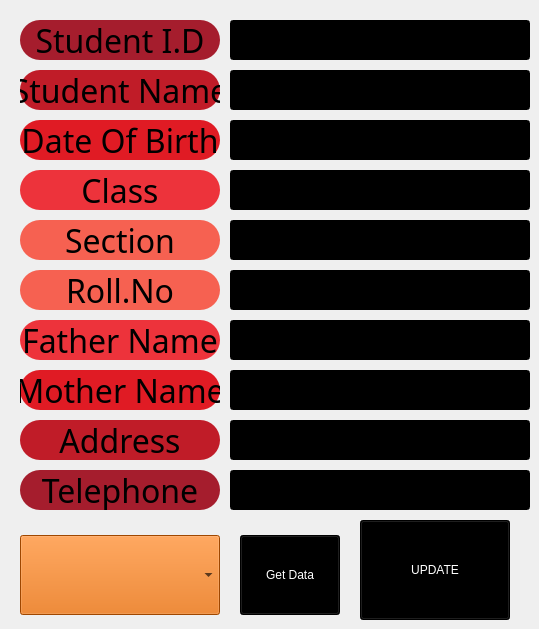
      <widget class="QWidget" name="tab_22">
       <attribute name="title">
        <string>Update.U.</string>
       </attribute>
       <widget class="QLabel" name="rclassu">
        <property name="geometry">
         <rect>
          <x>20</x>
          <y>170</y>
          <width>200</width>
          <height>40</height>
         </rect>
        </property>
        <property name="font">
         <font>
          <family>Ubuntu Condensed</family>
          <pointsize>24</pointsize>
          <weight>9</weight>
          <italic>false</italic>
          <bold>false</bold>
         </font>
        </property>
        <property name="styleSheet">
         <string notr="true">font: 75 24pt &quot;Ubuntu Condensed&quot;;
color: rgb(0, 0, 0);
border-radius:20px;
background-color: rgb(237, 51, 59);
selection-color: rgb(255, 255, 255);</string>
        </property>
        <property name="text">
         <string>Class</string>
        </property>
        <property name="alignment">
         <set>Qt::AlignCenter</set>
        </property>
       </widget>
       <widget class="QLineEdit" name="address_zuaj">
        <property name="geometry">
         <rect>
          <x>230</x>
          <y>420</y>
          <width>300</width>
          <height>40</height>
         </rect>
        </property>
        <property name="styleSheet">
         <string notr="true">color: rgb(255, 255, 255);
background-color: rgb(0, 0, 0);
font: 75 20pt &quot;Ubuntu Condensed&quot;;</string>
        </property>
        <property name="alignment">
         <set>Qt::AlignCenter</set>
        </property>
       </widget>
       <widget class="QLineEdit" name="date_of_birth_zuaj">
        <property name="geometry">
         <rect>
          <x>230</x>
          <y>120</y>
          <width>300</width>
          <height>40</height>
         </rect>
        </property>
        <property name="styleSheet">
         <string notr="true">color: rgb(255, 255, 255);
background-color: rgb(0, 0, 0);
font: 75 20pt &quot;Ubuntu Condensed&quot;;</string>
        </property>
        <property name="alignment">
         <set>Qt::AlignCenter</set>
        </property>
       </widget>
       <widget class="QLineEdit" name="mother_name_zuaj">
        <property name="geometry">
         <rect>
          <x>230</x>
          <y>370</y>
          <width>300</width>
          <height>40</height>
         </rect>
        </property>
        <property name="styleSheet">
         <string notr="true">color: rgb(255, 255, 255);
background-color: rgb(0, 0, 0);
font: 75 20pt &quot;Ubuntu Condensed&quot;;</string>
        </property>
        <property name="alignment">
         <set>Qt::AlignCenter</set>
        </property>
       </widget>
       <widget class="QLabel" name="rstudentnameu">
        <property name="geometry">
         <rect>
          <x>20</x>
          <y>70</y>
          <width>200</width>
          <height>40</height>
         </rect>
        </property>
        <property name="font">
         <font>
          <family>Ubuntu Condensed</family>
          <pointsize>24</pointsize>
          <weight>9</weight>
          <italic>false</italic>
          <bold>false</bold>
         </font>
        </property>
        <property name="styleSheet">
         <string notr="true">font: 75 24pt &quot;Ubuntu Condensed&quot;;
color: rgb(0, 0, 0);
border-radius:20px;
background-color: rgb(192, 28, 40);
selection-color: rgb(255, 255, 255);</string>
        </property>
        <property name="text">
         <string>Student Name</string>
        </property>
        <property name="alignment">
         <set>Qt::AlignCenter</set>
        </property>
       </widget>
       <widget class="QLineEdit" name="student_name_zuaj">
        <property name="geometry">
         <rect>
          <x>230</x>
          <y>70</y>
          <width>300</width>
          <height>40</height>
         </rect>
        </property>
        <property name="styleSheet">
         <string notr="true">color: rgb(255, 255, 255);
background-color: rgb(0, 0, 0);
font: 75 20pt &quot;Ubuntu Condensed&quot;;</string>
        </property>
        <property name="alignment">
         <set>Qt::AlignCenter</set>
        </property>
       </widget>
       <widget class="QLabel" name="rfathernameu">
        <property name="geometry">
         <rect>
          <x>20</x>
          <y>320</y>
          <width>200</width>
          <height>40</height>
         </rect>
        </property>
        <property name="font">
         <font>
          <family>Ubuntu Condensed</family>
          <pointsize>24</pointsize>
          <weight>9</weight>
          <italic>false</italic>
          <bold>false</bold>
         </font>
        </property>
        <property name="styleSheet">
         <string notr="true">font: 75 24pt &quot;Ubuntu Condensed&quot;;
color: rgb(0, 0, 0);
border-radius:20px;
background-color: rgb(237, 51, 59);
selection-color: rgb(255, 255, 255);</string>
        </property>
        <property name="text">
         <string>Father Name</string>
        </property>
        <property name="alignment">
         <set>Qt::AlignCenter</set>
        </property>
       </widget>
       <widget class="QLineEdit" name="father_name_zuaj">
        <property name="geometry">
         <rect>
          <x>230</x>
          <y>320</y>
          <width>300</width>
          <height>40</height>
         </rect>
        </property>
        <property name="styleSheet">
         <string notr="true">color: rgb(255, 255, 255);
background-color: rgb(0, 0, 0);
font: 75 20pt &quot;Ubuntu Condensed&quot;;</string>
        </property>
        <property name="alignment">
         <set>Qt::AlignCenter</set>
        </property>
       </widget>
       <widget class="QLabel" name="rtelephoneu">
        <property name="geometry">
         <rect>
          <x>20</x>
          <y>470</y>
          <width>200</width>
          <height>40</height>
         </rect>
        </property>
        <property name="font">
         <font>
          <family>Ubuntu Condensed</family>
          <pointsize>24</pointsize>
          <weight>9</weight>
          <italic>false</italic>
          <bold>false</bold>
         </font>
        </property>
        <property name="styleSheet">
         <string notr="true">font: 75 24pt &quot;Ubuntu Condensed&quot;;
color: rgb(0, 0, 0);
border-radius:20px;
background-color: rgb(165, 29, 45);
selection-color: rgb(255, 255, 255);</string>
        </property>
        <property name="text">
         <string>Telephone</string>
        </property>
        <property name="alignment">
         <set>Qt::AlignCenter</set>
        </property>
       </widget>
       <widget class="QLineEdit" name="telephone_zuaj">
        <property name="geometry">
         <rect>
          <x>230</x>
          <y>470</y>
          <width>300</width>
          <height>40</height>
         </rect>
        </property>
        <property name="styleSheet">
         <string notr="true">color: rgb(255, 255, 255);
background-color: rgb(0, 0, 0);
font: 75 20pt &quot;Ubuntu Condensed&quot;;</string>
        </property>
        <property name="alignment">
         <set>Qt::AlignCenter</set>
        </property>
       </widget>
       <widget class="QLabel" name="rdateofbirthu">
        <property name="geometry">
         <rect>
          <x>20</x>
          <y>120</y>
          <width>200</width>
          <height>40</height>
         </rect>
        </property>
        <property name="font">
         <font>
          <family>Ubuntu Condensed</family>
          <pointsize>24</pointsize>
          <weight>9</weight>
          <italic>false</italic>
          <bold>false</bold>
         </font>
        </property>
        <property name="styleSheet">
         <string notr="true">font: 75 24pt &quot;Ubuntu Condensed&quot;;
color: rgb(0, 0, 0);
border-radius:20px;
background-color: rgb(224, 27, 36);
selection-color: rgb(255, 255, 255);</string>
        </property>
        <property name="text">
         <string>Date Of Birth</string>
        </property>
        <property name="alignment">
         <set>Qt::AlignCenter</set>
        </property>
       </widget>
       <widget class="QLineEdit" name="class_zuaj">
        <property name="geometry">
         <rect>
          <x>230</x>
          <y>170</y>
          <width>300</width>
          <height>40</height>
         </rect>
        </property>
        <property name="styleSheet">
         <string notr="true">color: rgb(255, 255, 255);
background-color: rgb(0, 0, 0);
font: 75 20pt &quot;Ubuntu Condensed&quot;;</string>
        </property>
        <property name="alignment">
         <set>Qt::AlignCenter</set>
        </property>
       </widget>
       <widget class="QLabel" name="raddressu">
        <property name="geometry">
         <rect>
          <x>20</x>
          <y>420</y>
          <width>200</width>
          <height>40</height>
         </rect>
        </property>
        <property name="font">
         <font>
          <family>Ubuntu Condensed</family>
          <pointsize>24</pointsize>
          <weight>9</weight>
          <italic>false</italic>
          <bold>false</bold>
         </font>
        </property>
        <property name="styleSheet">
         <string notr="true">font: 75 24pt &quot;Ubuntu Condensed&quot;;
color: rgb(0, 0, 0);
border-radius:20px;
background-color: rgb(192, 28, 40);
selection-color: rgb(255, 255, 255);</string>
        </property>
        <property name="text">
         <string>Address</string>
        </property>
        <property name="alignment">
         <set>Qt::AlignCenter</set>
        </property>
       </widget>
       <widget class="QLabel" name="rmothernameu">
        <property name="geometry">
         <rect>
          <x>20</x>
          <y>370</y>
          <width>200</width>
          <height>40</height>
         </rect>
        </property>
        <property name="font">
         <font>
          <family>Ubuntu Condensed</family>
          <pointsize>24</pointsize>
          <weight>9</weight>
          <italic>false</italic>
          <bold>false</bold>
         </font>
        </property>
        <property name="styleSheet">
         <string notr="true">font: 75 24pt &quot;Ubuntu Condensed&quot;;
color: rgb(0, 0, 0);
border-radius:20px;
background-color: rgb(224, 27, 36);
selection-color: rgb(255, 255, 255);</string>
        </property>
        <property name="text">
         <string>Mother Name</string>
        </property>
        <property name="alignment">
         <set>Qt::AlignCenter</set>
        </property>
       </widget>
       <widget class="QLabel" name="rstudentidu">
        <property name="geometry">
         <rect>
          <x>20</x>
          <y>20</y>
          <width>200</width>
          <height>40</height>
         </rect>
        </property>
        <property name="font">
         <font>
          <family>Ubuntu Condensed</family>
          <pointsize>24</pointsize>
          <weight>9</weight>
          <italic>false</italic>
          <bold>false</bold>
         </font>
        </property>
        <property name="styleSheet">
         <string notr="true">font: 75 24pt &quot;Ubuntu Condensed&quot;;
color: rgb(0, 0, 0);
border-radius:20px;
background-color: rgb(165, 29, 45);
selection-color: rgb(255, 255, 255);</string>
        </property>
        <property name="text">
         <string>Student I.D</string>
        </property>
        <property name="alignment">
         <set>Qt::AlignCenter</set>
        </property>
       </widget>
       <widget class="QPushButton" name="btn_update_e1">
        <property name="geometry">
         <rect>
          <x>360</x>
          <y>520</y>
          <width>150</width>
          <height>100</height>
         </rect>
        </property>
        <property name="styleSheet">
         <string notr="true">background-color: rgb(0, 0, 0);
color: rgb(255, 255, 255);
font: 75 40pt &quot;Ubuntu Condensed&quot;;
</string>
        </property>
        <property name="text">
         <string>UPDATE</string>
        </property>
       </widget>
       <widget class="QLabel" name="rsectionu">
        <property name="geometry">
         <rect>
          <x>20</x>
          <y>220</y>
          <width>200</width>
          <height>40</height>
         </rect>
        </property>
        <property name="font">
         <font>
          <family>Ubuntu Condensed</family>
          <pointsize>24</pointsize>
          <weight>9</weight>
          <italic>false</italic>
          <bold>false</bold>
         </font>
        </property>
        <property name="styleSheet">
         <string notr="true">font: 75 24pt &quot;Ubuntu Condensed&quot;;
color: rgb(0, 0, 0);
border-radius:20px;
background-color: rgb(246, 97, 81);
selection-color: rgb(255, 255, 255);</string>
        </property>
        <property name="text">
         <string>Section</string>
        </property>
        <property name="alignment">
         <set>Qt::AlignCenter</set>
        </property>
       </widget>
       <widget class="QLabel" name="rrollnou">
        <property name="geometry">
         <rect>
          <x>20</x>
          <y>270</y>
          <width>200</width>
          <height>40</height>
         </rect>
        </property>
        <property name="font">
         <font>
          <family>Ubuntu Condensed</family>
          <pointsize>24</pointsize>
          <weight>9</weight>
          <italic>false</italic>
          <bold>false</bold>
         </font>
        </property>
        <property name="styleSheet">
         <string notr="true">font: 75 24pt &quot;Ubuntu Condensed&quot;;
color: rgb(0, 0, 0);
border-radius:20px;
background-color: rgb(246, 97, 81);
selection-color: rgb(255, 255, 255);</string>
        </property>
        <property name="text">
         <string>Roll.No</string>
        </property>
        <property name="alignment">
         <set>Qt::AlignCenter</set>
        </property>
       </widget>
       <widget class="QLineEdit" name="student_id_zuaj">
        <property name="geometry">
         <rect>
          <x>230</x>
          <y>20</y>
          <width>300</width>
          <height>40</height>
         </rect>
        </property>
        <property name="styleSheet">
         <string notr="true">color: rgb(255, 255, 255);
background-color: rgb(0, 0, 0);
font: 75 20pt &quot;Ubuntu Condensed&quot;;</string>
        </property>
        <property name="alignment">
         <set>Qt::AlignCenter</set>
        </property>
       </widget>
       <widget class="QLineEdit" name="section_zuaj">
        <property name="geometry">
         <rect>
          <x>230</x>
          <y>220</y>
          <width>300</width>
          <height>40</height>
         </rect>
        </property>
        <property name="styleSheet">
         <string notr="true">color: rgb(255, 255, 255);
background-color: rgb(0, 0, 0);
font: 75 20pt &quot;Ubuntu Condensed&quot;;</string>
        </property>
        <property name="text">
         <string/>
        </property>
        <property name="alignment">
         <set>Qt::AlignCenter</set>
        </property>
       </widget>
       <widget class="QLineEdit" name="roll_number_zuaj">
        <property name="geometry">
         <rect>
          <x>230</x>
          <y>270</y>
          <width>300</width>
          <height>40</height>
         </rect>
        </property>
        <property name="styleSheet">
         <string notr="true">color: rgb(255, 255, 255);
background-color: rgb(0, 0, 0);
font: 75 20pt &quot;Ubuntu Condensed&quot;;</string>
        </property>
        <property name="text">
         <string/>
        </property>
        <property name="alignment">
         <set>Qt::AlignCenter</set>
        </property>
       </widget>
       <widget class="QComboBox" name="student_combo_u">
        <property name="geometry">
         <rect>
          <x>20</x>
          <y>535</y>
          <width>200</width>
          <height>80</height>
         </rect>
        </property>
        <property name="styleSheet">
         <string notr="true">color: rgb(0, 0, 0);
background-color: rgb(222, 100, 0);
font: 75 25pt &quot;Ubuntu Condensed&quot;;
selection-color: rgb(255, 255, 255);
selection-background-color: rgb(0, 0, 0);</string>
        </property>
       </widget>
       <widget class="QPushButton" name="btn_update_e0">
        <property name="geometry">
         <rect>
          <x>240</x>
          <y>535</y>
          <width>100</width>
          <height>80</height>
         </rect>
        </property>
        <property name="styleSheet">
         <string notr="true">background-color: rgb(0, 0, 0);
color: rgb(255, 255, 255);
font: 75 24pt &quot;Ubuntu Condensed&quot;;
</string>
        </property>
        <property name="text">
         <string>Get Data</string>
        </property>
       </widget>
      </widget>
